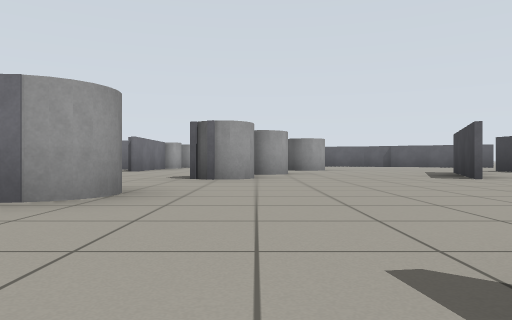
view 1 (above)

16 first-person views from a walk through a Gazebo world. The camera is 0.5 m above the floor, looks level and sees 70° across. The lines on the ground mark 1 m squares. The floor is counted in squares, 2 m on a side. Each view is taken from the middle of a square. On the plan, view 1 faces up. The plan holds only what a view shows up to about 9 squares ahead; the rest is blank.

view 2
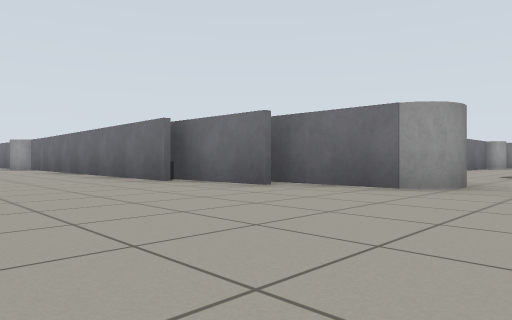

view 3
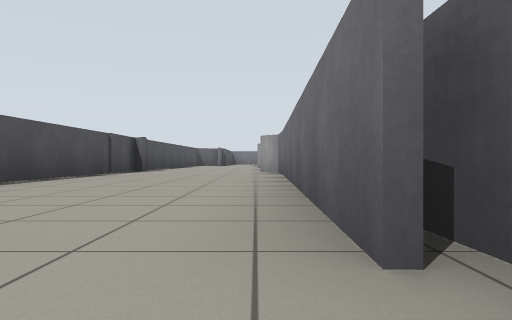

view 4
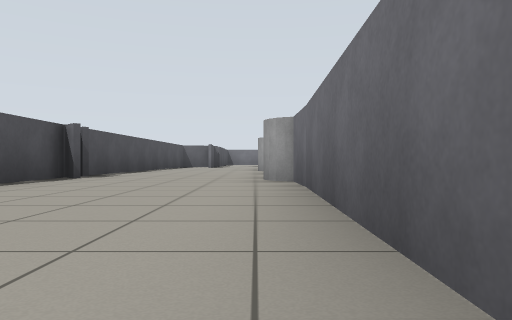

view 5
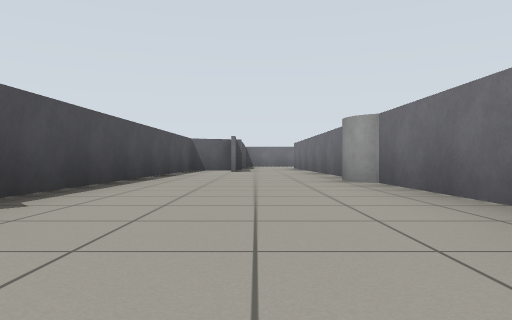

view 6
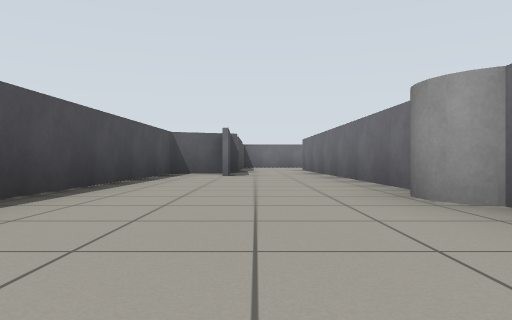

view 7
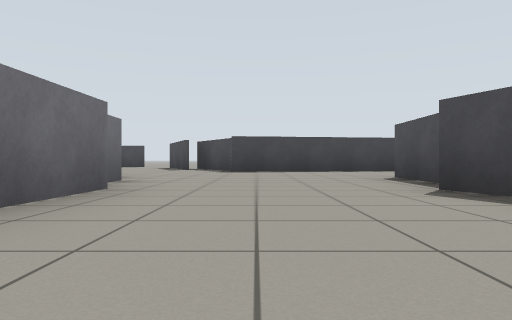

view 8
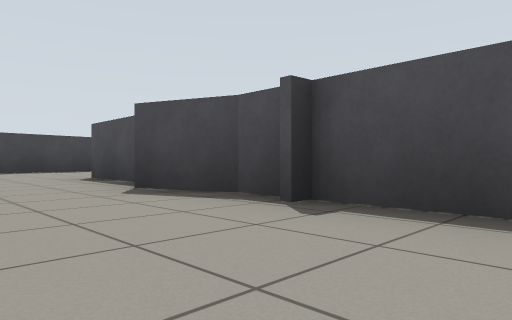

view 9
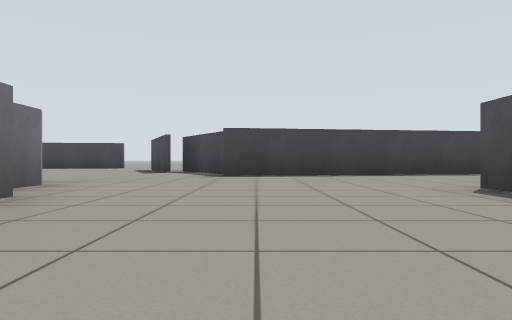

view 10
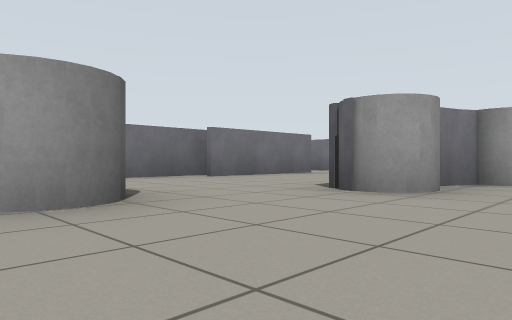

view 11
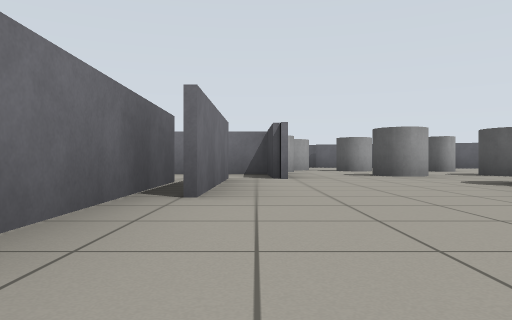

view 12
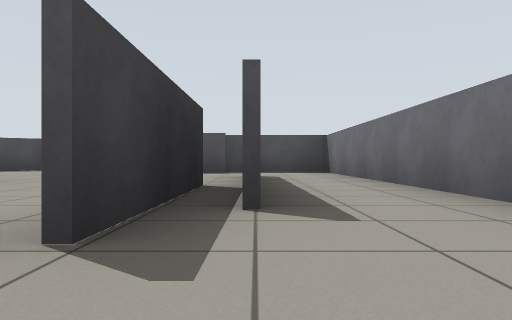

view 13
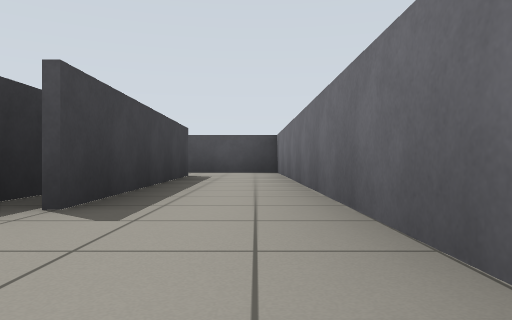

view 14
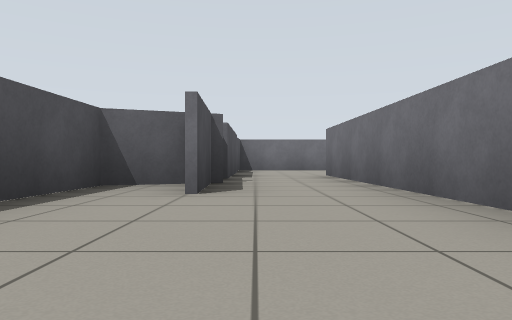

view 15
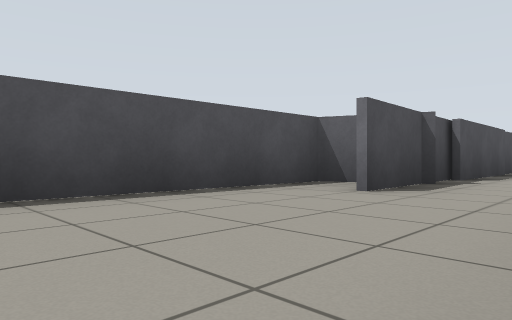

view 16
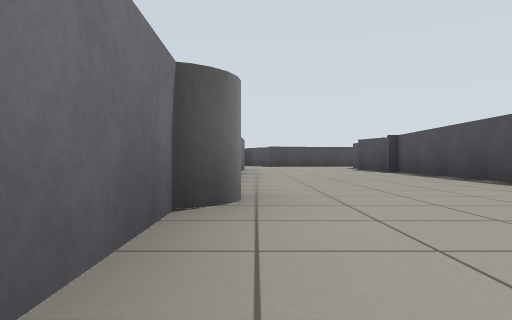

### Floor plan
Points are (right, up) in squares from view 1. A wall is a line through its corners. A room is listed if a view was taken in it or the views show most of it. See-through windows are left out.
Room 1 (views 1, 2, 3, 4, 5, 6, 7, 8, 9, 14, 15, 16)
walls: (-15, 1.3) (-21, 1.1); (-11.9, 1.4) (-13.2, 1.4); (-11.2, -1.7) (-5.6, -1.9); (-19, -0.3) (-18.5, -1.5) (-11.9, -1.7); (-20.2, -0.5) (-17.7, -0.4); (-23.9, 1.8) (-23.9, -0.4) (-19.9, -0.4); (-3.8, 1.3) (-9.4, 1.5); (-5.4, -1.9) (-4.9, -1.9) (-3.9, -1.5); (-2.5, 1.7) (-4.4, 1.6); (-3.2, -1.9) (-1.7, -2); (-1.3, 2.1) (-2.9, 2.1); (1.2, -2.4) (0.7, 0.5)
ways out: opening at (-1, 0.3) to room 2; opening at (-0.5, -2) to room 2
objects: grey cylinder (-14, 1) to (-14, 2); grey cylinder (-11, 1) to (-10, 2)
Room 2 (views 10, 11, 12, 13)
walls: (-3.4, 2.2) (-2.9, 2.2); (1.4, -3.9) (1.2, -2.4); (1, 0.3) (3.1, 1.6); (2.2, 1.8) (4, 2.5); (-3.5, 6.6) (-3.5, 8); (-3.9, 7.3) (-3.9, 4.1); (-0.1, 6.1) (-0.2, 5.6); (-3.4, 8) (-3.4, 5.4); (-2.8, 7.9) (-2.8, 9.4) (-4.5, 9.4); (2.8, 4.7) (3.9, 7.2); (-2.6, 9.3) (-2.6, 7.8); (5.4, 7.6) (5.3, 8.1)
ways out: opening at (-1, 0.3) to room 1; opening at (-0.5, -2) to room 1; opening at (-5, 5.5); opening at (-4, 3)
objects: grey cylinder (-3, 11); grey cylinder (-2, 3) to (-1, 3); grey cylinder (-2, 12); grey cylinder (-1, 9); grey cylinder (-1, 11); grey cylinder (0, 5); grey cylinder (0, 7); grey cylinder (1, 9); grey cylinder (1, 11)

Where each view was taken, in squares from view 1:
view 1: 0 up, 0 right, facing up
view 2: 1 down, 0 right, facing up-left
view 3: 1 up, 3 left, facing left
view 4: 1 up, 6 left, facing left
view 5: 0 up, 10 left, facing left
view 6: 0 up, 12 left, facing left
view 7: 0 up, 7 left, facing right
view 8: 0 up, 7 left, facing down-right
view 9: 0 up, 5 left, facing right
view 10: 2 up, 1 right, facing up-left
view 11: 3 up, 3 left, facing up
view 12: 9 up, 4 left, facing down
view 13: 9 up, 5 left, facing down
view 14: 0 up, 15 left, facing left
view 15: 1 up, 15 left, facing down-left
view 16: 1 up, 13 left, facing right
